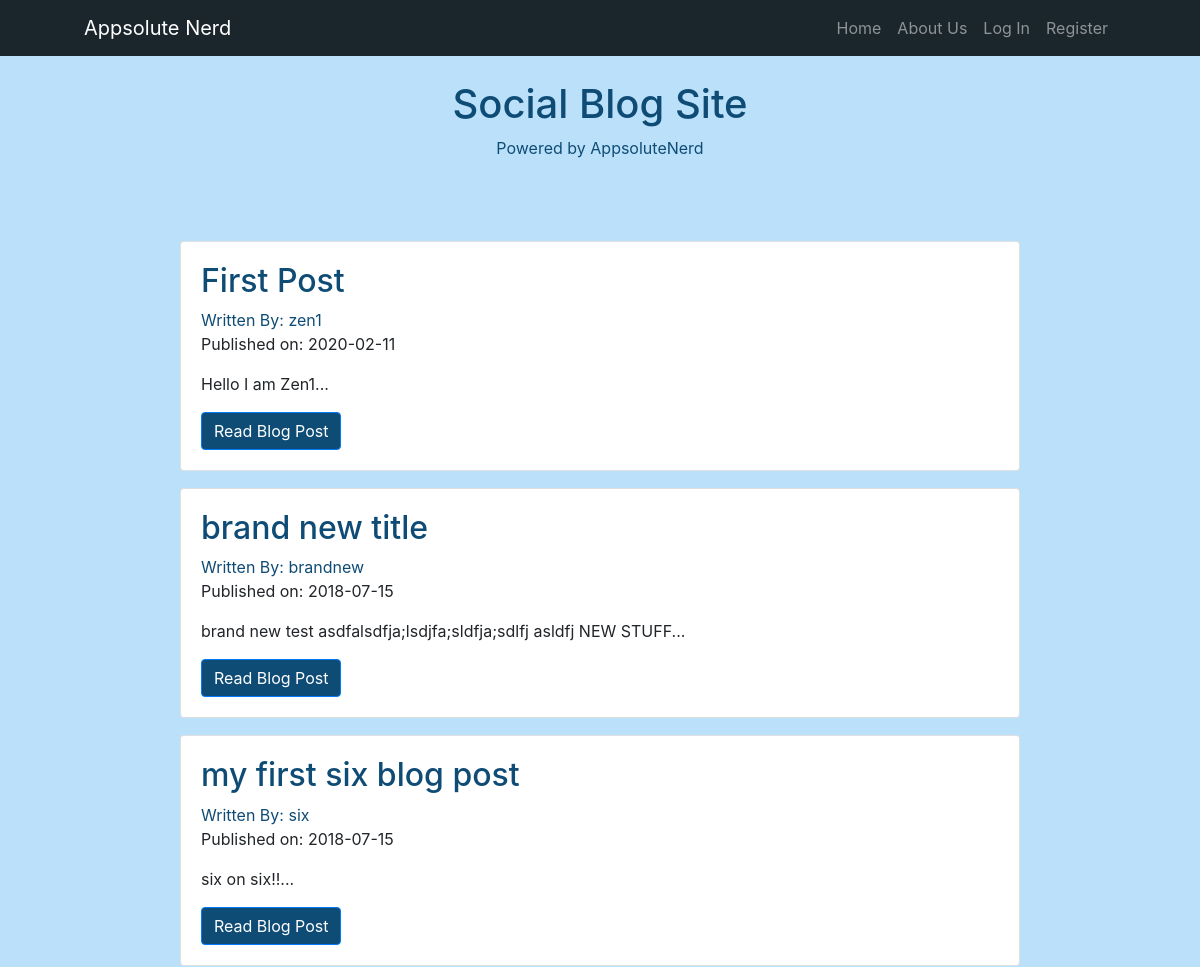
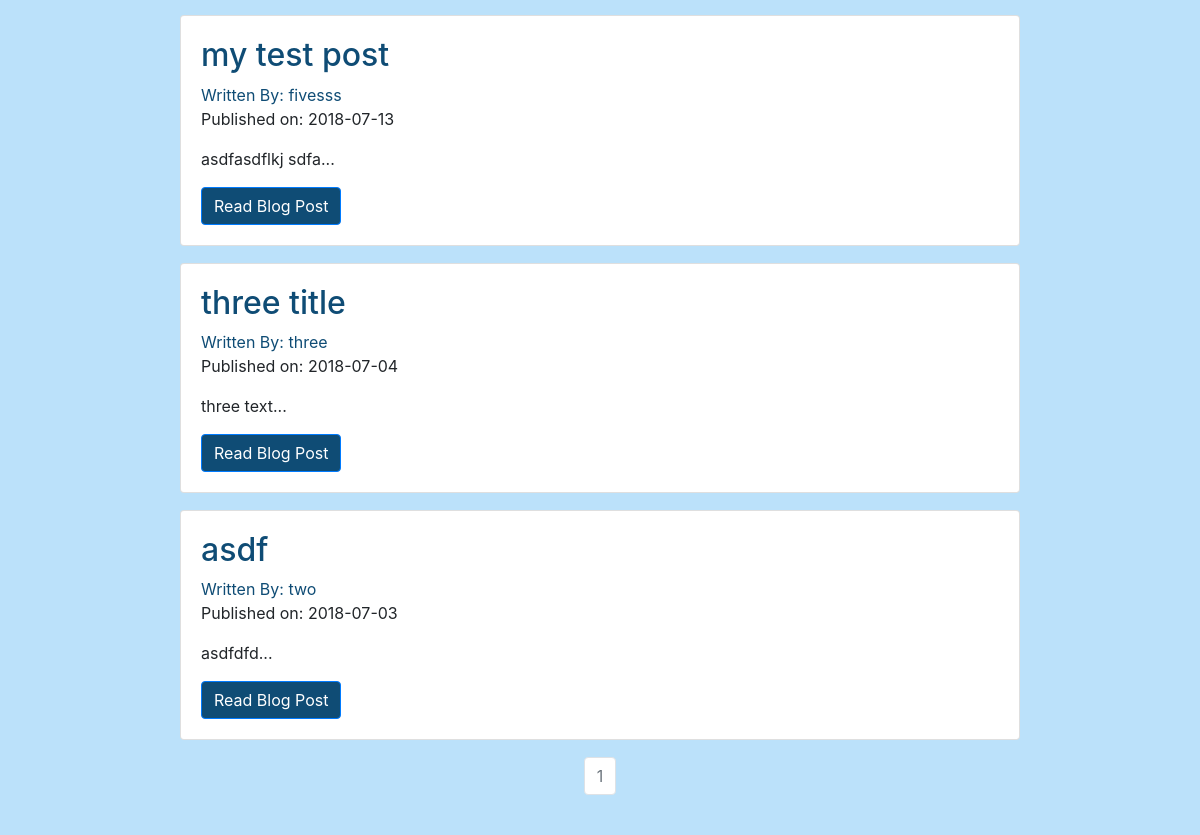
The page / on the database its author committed (2 pictures, top to bottom).
### SocialBlogSite/socialblog/models.py (models this page shows, shortened)
class BlogPost(db.Model):
    users = db.relationship(User)
    id = db.Column(db.Integer, primary_key=True)
    user_id = db.Column(db.Integer, db.ForeignKey('users.id'), nullable=False)
    date = db.Column(db.DateTime, nullable=False, default=datetime.utcnow)
    title = db.Column(db.String(140), nullable=False)
    text = db.Column(db.Text, nullable=False)

class User(db.Model, UserMixin):
    __tablename__ = 'users'
    id = db.Column(db.Integer, primary_key = True)
    profile_image = db.Column(db.String(20), nullable=False, default='default_profile.png')
    email = db.Column(db.String(64), unique=True, index=True)
    username = db.Column(db.String(64), unique=True, index=True)
    password_hash = db.Column(db.String(128))
    posts = db.relationship('BlogPost', backref='author', lazy=True)

### SocialBlogSite/socialblog/core/views.py (the view)
@core.route('/')
def index():
    page = request.args.get('page', 1, type=int)
    blog_posts = BlogPost.query.order_by(BlogPost.date.desc()).paginate(page=page, per_page=10)
    return render_template('index.html',blog_posts=blog_posts)

### SocialBlogSite/socialblog/templates/index.html (shortened to what this page needs)
{% extends "base.html" %}
{% block content %}
  <section id="title-section">
    <h1>Social Blog Site</h1>
    <p>Powered by AppsoluteNerd</p>
</section>
  <div class="container body-container">
    {% for post in blog_posts.items %}
    <div class="card custom-card" >
      <div class="card-body">
        <h2><a class="card-title" href="  {{ url_for('blog_posts.blog_post', blog_post_id=post.id) }}">{{ post.title }}</a></h2>
        <a href="{{ url_for('users.user_posts', username=post.author.username) }}">Written By: {{ post.author.username }}</a>
        <p>Published on: {{ post.date.strftime('%Y-%m-%d') }}</p>
        <p class="card-text">{{ post.text[:100] }}...</p>
        <a href="{{ url_for('blog_posts.blog_post', blog_post_id=post.id) }}" class="btn btn-primary btn-custom">Read Blog Post</a>
      </div>
    </div>
   {% endfor %}
   <nav aria-label="Page navigation example">
     <ul class="pagination justify-content-center">
       {% for page_num in blog_posts.iter_pages(left_edge=1, right_edge=1, left_current=1, right_current=2) %}
          {% if blog_posts.page == page_num %}
          <li class="page-item disabled">
            <a class="page-link" href="{{ url_for('core.index', page=page_num) }}">{{ page_num }}</a></li>
          {% else %}
            <li class="page-item"><a class="page-link" href="{{ url_for('core.index', page=page_num) }}">{{ page_num }}</a></li>
          {% endif %}
      {% endfor %}
     </ul>
    </nav>
{% endblock %}

### SocialBlogSite/socialblog/templates/base.html (shortened to what this page needs)
<!DOCTYPE html>
<html>
  <head>
    <link rel="stylesheet" href="https://maxcdn.bootstrapcdn.com/bootstrap/4.0.0/css/bootstrap.min.css">
      <link rel="stylesheet" href="static/styles.css">
  </head>
  <body>
  <div class="container-fluid nav-container">
  <nav class="navbar navbar-expand-md navbar-dark nav-custom">
    <a class="navbar-brand" href="{{ url_for('core.index') }}">Appsolute Nerd</a>
    <div class="collapse navbar-collapse" id="navbarTogglerDemo01">
    <ul class="navbar-nav ml-auto">
        <li class="nav-item">
    <a class="nav-link" href="{{ url_for('core.index') }}">Home</a>
  </li>
  <li class="nav-item">
    <a class="nav-link" href="{{ url_for('core.info') }}">About Us</a>
  </li>
    {% if current_user.is_authenticated %}
    <li class="nav-item"><a class="nav-link" href="{{ url_for('users.logout') }}">Log Out</a></li>
    <li class="nav-item"><a class="nav-link" href="{{ url_for('users.account') }}">Account</a></li>
    <li class="nav-item"><a class="nav-link" href="{{ url_for('blog_posts.create_post') }}">Create Post</a></li>
    {% else %}
    <li class="nav-item"><a class="nav-link" href="{{ url_for('users.login') }}">Log In</a></li>
    <li class="nav-item"><a class="nav-link" href="{{ url_for('users.register') }}">Register</a></li>
    {% endif %}
    </ul>
    </div>
</nav>
</div>
  {% block content %}
  {% endblock %}
  </body>
</html>

### SocialBlogSite/socialblog/static/styles.css (style rules this page uses)
a { color: #0f4c75; }
.nav-container { margin: 0% 0%; padding: 0%; }
.nav-custom { background-color: #1b262c; padding: 8px 7%; }
.btn-custom { background-color: #0f4c75; }
#title-section { background-color: #bbe1fa; padding: 2% 1%; text-align: center; color: #0f4c75; }
.body-container { background-color: #bbe1fa; max-width: 100%; margin: 0; padding: 2% 15%; }
.custom-card { margin: 2% 0; }

### rows shown on the page
BlogPost: title "First Post", author.username "zen1", date "2020-02-11", text "Hello I am Zen1"
BlogPost: title "brand new title", author.username "brandnew", date "2018-07-15", text "brand new test asdfalsdfja;lsdjfa;sldfja;sdlfj asldfj NEW STUFF"
BlogPost: title "my first six blog post", author.username "six", date "2018-07-15", text "six on six!!"
BlogPost: title "my test post", author.username "fivesss", date "2018-07-13", text "asdfasdflkj sdfa"
BlogPost: title "three title", author.username "three", date "2018-07-04", text "three text"
BlogPost: title "asdf", author.username "two", date "2018-07-03", text "asdfdfd"

### other values the page prints
{{ page_num }} "1"
